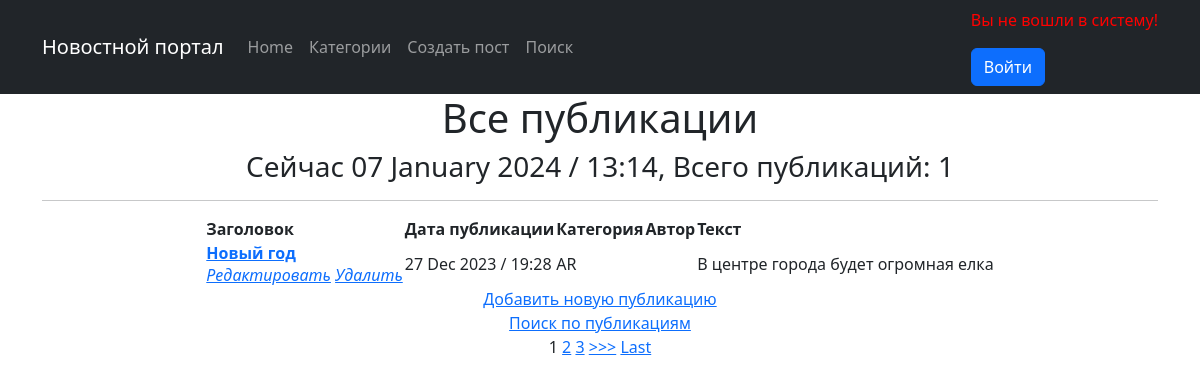
The app's page /posts/, older data.
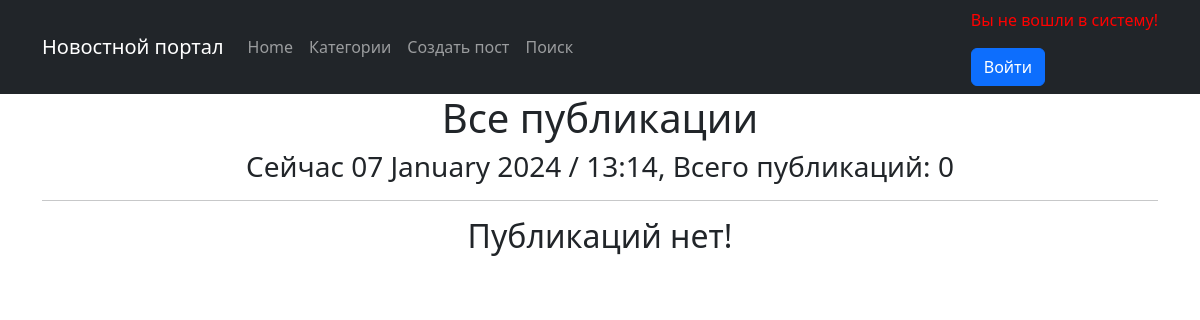
The same page, newer data.
### news/models.py (models this page shows, shortened)
class Post(models.Model):
    author = models.ForeignKey(Author, on_delete= models.CASCADE, verbose_name = "Автор")
    NEWS = 'NW'
    ARTICLE = 'AR'
    CATEGORY_CHOICES = (
        (NEWS, 'Новость'),
        (ARTICLE, 'Статья')
    )
    categoryType = models.CharField(max_length=2, choices=CATEGORY_CHOICES, default=ARTICLE, verbose_name="Категория")
    dateCreation = models.DateTimeField(auto_now_add=True,
                                        verbose_name="Дата создания новости")
    postCategory = models.ManyToManyField(Category, through='PostCategory', verbose_name="Тематика")
    title = models.CharField(max_length=128, verbose_name="Заголовок")
    text = models.TextField(verbose_name="Текст")
    rating = models.SmallIntegerField(default=0)

### news/views.py (the view)
# urls.py: path('', Posts.as_view(), name='news'),
class Posts(ListView):
    model = Post
    template_name = 'news.html'
    context_object_name = 'news'
    queryset = Post.objects.order_by('-dateCreation')
    paginate_by = 1
    form_class = PostForm
    def get_queryset(self):
        queryset = super().get_queryset()
        self.filterset = PostFilter(self.request.GET, queryset)
        return self.filterset.qs
    def get_context_data(self, **kwargs):
        context = super().get_context_data(**kwargs)
        context['time_now'] = datetime.now()
        context['filter'] = PostFilter(self.request.GET,
                                          queryset=self.get_queryset())
        context['postCategories'] = Category.objects.all()
        context['form'] = PostForm()
        return context

### news/templatetags/custom_filters.py (called while the page is built)
@register.filter()
def censor(text):
    list_words = text.split()
    censor_words = {'баран', 'редиска', 'казел', 'дебил', }
    censor_text = []
    if isinstance(text, str):
        for word in list_words:
            if word.lower() in censor_words:
                word = f'{word[0]}{"*" * (len(word) - 2)}{word[-1]}'
            censor_text.append(word)
        return ' '.join(censor_text)

### templates/news.html (shortened to what this page needs)
{% extends 'flatpages/default.html' %}
{% load custom_filters %}
{% block content %}
<h1>Все публикации</h1>
<h3>Сейчас {{ time_now|date:'d F Y / H:i' }},
    Всего публикаций: {{ news|length }} {{ Posts.queryset.count}} </h3>
    <hr>
    {% if news %}
        <table align="center">
            <tr>
                <th>
                    Заголовок
                </th>
                <th>
                    Дата публикации
                </th>
                <th>
                    Категория
                </th>
                <th>
                    Автор
                </th>
                <th>
                    Текст
                </th>
            </tr>
        {% for post in news %}
            <tr>
                <td>
                    <a href="{% url 'post' post.id %}"><b>{{ post.title | censor }}</b></a>
                    <br><a href="{% url 'post_update' post.id %}"><i>Редактировать</i></a>
                    <a href="{% url 'post_delete' post.id %}"><i> Удалить </i></a>
                </td>
                <td>
                    {{ post.dateCreation|date:'d M Y / H:i' }}
                </td>
                <td>
                    {{ post.categoryType }}
                </td>
                <td>
                </td>
                <td>
                    {{ post.text | censor | truncatechars:51 }}
                </td>
            </tr>
        {% endfor %}
        </table>
<p><a href="{% url 'post_create' %}">Добавить новую публикацию</a> <br>
    <a href="{% url 'search' %}">Поиск по публикациям</a> <br>
        {% if is_paginated %}
            {% for num in page_obj.paginator.page_range %}
                {% if page_obj.number == num %}
                    <a>{{ num }}</a>
                {% elif num > page_obj.number|add:'-3' and num < page_obj.number|add:'3' %}
                    <a href="?page={{ num }}">{{ num }}</a>
                {% endif %}
            {% endfor %}
            {% if page_obj.has_next %}
                <a href="?page={{ page_obj.next_page_number }}">>>></a>
                <a href="?page={{ page_obj.paginator.num_pages }}">Last</a>
            {% endif %}
        {% endif %}
    {% else %}
        <h2>Публикаций нет!</h2>
    {% endif %}
{% endblock content %}

Row changes from the older to the newer data that the page shows:
removed Post: title|censor "Новый год", dateCreation "27 Dec 2023 / 19:28", categoryType "AR", text|censor "В центре города будет огромная елка"
Text that changed along with them:
{{ news|length }}: "1" → "0"
text no longer shown: "Заголовок Дата публикации Категория Автор Текст Добавить новую публикацию Поиск по публикациям >>> Last"
text now shown: "Публикаций нет!"
list line gone: "1"
list line gone: "2"
list line gone: "3"
